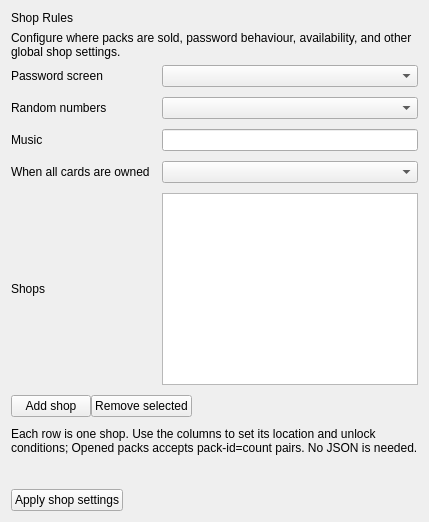
                  <widget class="QWidget" name="packShopRulesTab">
                    <attribute name="title">
                      <string>Shop Rules</string>
                    </attribute>
                    <layout class="QVBoxLayout" name="packShopRulesTabLayout">
                      <item>
                        <widget class="QLabel" name="shopSettingsTitle">
                          <property name="text">
                            <string>Shop Rules</string>
                          </property>
                        </widget>
                      </item>
                      <item>
                        <widget class="QLabel" name="shopSettingsHint">
                          <property name="text">
                            <string>Configure where packs are sold, password behaviour, availability, and other global shop settings.</string>
                          </property>
                          <property name="wordWrap">
                            <bool>true</bool>
                          </property>
                        </widget>
                      </item>
                      <item>
                        <layout class="QGridLayout" name="shopSettingsForm">
                          <property name="horizontalSpacing">
                            <number>12</number>
                          </property>
                          <property name="verticalSpacing">
                            <number>10</number>
                          </property>
                          <item row="0" column="0">
                            <widget class="QLabel" name="shopPasswordComboLabel">
                              <property name="text">
                                <string>Password screen</string>
                              </property>
                            </widget>
                          </item>
                          <item row="0" column="1">
                            <widget class="QComboBox" name="shopPasswordCombo" />
                          </item>
                          <item row="1" column="0">
                            <widget class="QLabel" name="shopRngComboLabel">
                              <property name="text">
                                <string>Random numbers</string>
                              </property>
                            </widget>
                          </item>
                          <item row="1" column="1">
                            <widget class="QComboBox" name="shopRngCombo" />
                          </item>
                          <item row="2" column="0">
                            <widget class="QLabel" name="shopMusicEditLabel">
                              <property name="text">
                                <string>Music</string>
                              </property>
                            </widget>
                          </item>
                          <item row="2" column="1">
                            <widget class="QLineEdit" name="shopMusicEdit" />
                          </item>
                          <item row="3" column="0">
                            <widget class="QLabel" name="shopNothingLeftComboLabel">
                              <property name="text">
                                <string>When all cards are owned</string>
                              </property>
                            </widget>
                          </item>
                          <item row="3" column="1">
                            <widget class="QComboBox" name="shopNothingLeftCombo" />
                          </item>
                          <item row="4" column="0">
                            <widget class="QLabel" name="shopListLabel">
                              <property name="text">
                                <string>Shops</string>
                              </property>
                            </widget>
                          </item>
                          <item row="4" column="1">
                            <widget class="QTableWidget" name="shopTable">
                              <property name="minimumSize">
                                <size>
                                  <width>0</width>
                                  <height>190</height>
                                </size>
                              </property>
                            </widget>
                          </item>
                          <item row="6" column="0" colspan="2">
                            <widget class="QLabel" name="shopListHintLabel">
                              <property name="text">
                                <string>Each row is one shop. Use the columns to set its location and unlock conditions; Opened packs accepts pack-id=count pairs. No JSON is needed.</string>
                              </property>
                              <property name="wordWrap">
                                <bool>true</bool>
                              </property>
                            </widget>
                          </item>
                          <item row="7" column="0" colspan="2">
                            <widget class="QLabel" name="shopSettingsStatusLabel">
                              <property name="text">
                                <string />
                              </property>
                              <property name="wordWrap">
                                <bool>true</bool>
                              </property>
                            </widget>
                          </item>
                          <item row="8" column="0" colspan="2">
                            <layout class="QHBoxLayout" name="shopSettingsButtons">
                              <item>
                                <widget class="QPushButton" name="applyShopSettingsButton">
                                  <property name="text">
                                    <string>Apply shop settings</string>
                                  </property>
                                </widget>
                              </item>
                              <item>
                                <spacer name="shopSettingsButtonSpacer">
                                  <property name="orientation">
                                    <enum>Qt::Orientation::Horizontal</enum>
                                  </property>
                                  <property name="sizeHint" stdset="0">
                                    <size>
                                      <width>40</width>
                                      <height>20</height>
                                    </size>
                                  </property>
                                </spacer>
                              </item>
                            </layout>
                          </item>
                          <item row="5" column="0" colspan="2">
                            <layout class="QHBoxLayout" name="shopTableButtons">
                              <item>
                                <widget class="QPushButton" name="addShopButton">
                                  <property name="text">
                                    <string>Add shop</string>
                                  </property>
                                </widget>
                              </item>
                              <item>
                                <widget class="QPushButton" name="removeShopButton">
                                  <property name="text">
                                    <string>Remove selected</string>
                                  </property>
                                </widget>
                              </item>
                              <item>
                                <spacer name="shopTableButtonsSpacer">
                                  <property name="orientation">
                                    <enum>Qt::Orientation::Horizontal</enum>
                                  </property>
                                  <property name="sizeHint" stdset="0">
                                    <size>
                                      <width>40</width>
                                      <height>20</height>
                                    </size>
                                  </property>
                                </spacer>
                              </item>
                            </layout>
                          </item>
                        </layout>
                      </item>
                    </layout>
                  </widget>
